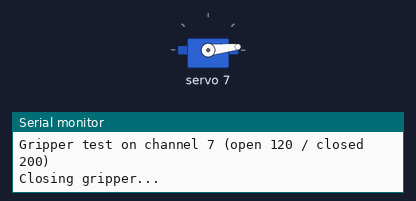
A sketch run on a simulated Arduino Uno, built with avr-gcc and run on an emulated ATmega328P. On the bench: servo, the last lines printed to the serial monitor.

Above: at 1.05 s.
At 1.35 s:
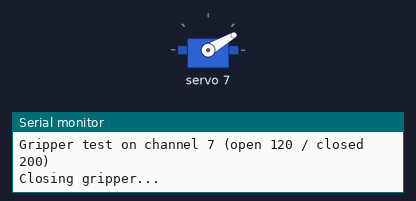
At 1.5 s:
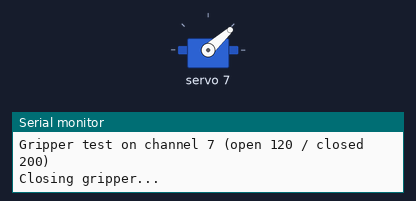
At 3.05 s:
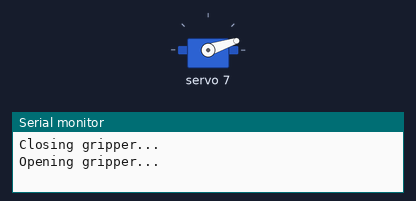
Timing chart, 0 to 8.9 s (numbered marks = the images above):
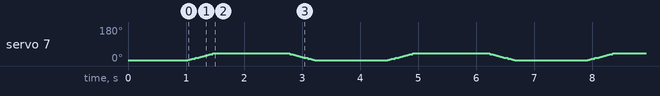

The sketch:

end_effector_test.ino
```cpp
/*
 * End Effector (Gripper) Test
 * Robotic Arm Pick and Place System
 *
 * Calibrated gripper:
 *   PCA9685 channel 7
 *   open   = 120 ticks
 *   closed = 200 ticks
 *
 * Only the verified 120-200 travel is used. Commanding beyond this range
 * makes the gripper servo stall and buzz.
 */

#include <Wire.h>
#include <Adafruit_PWMServoDriver.h>

Adafruit_PWMServoDriver pwm = Adafruit_PWMServoDriver(0x40);

#define GRIPPER_CHANNEL   7
#define GRIPPER_OPEN      120
#define GRIPPER_CLOSED    200

void setup() {
  Serial.begin(115200);
  pwm.begin();
  pwm.setOscillatorFrequency(27000000);
  pwm.setPWMFreq(50);
  Serial.println(F("Gripper test on channel 7 (open 120 / closed 200)"));
  pwm.setPWM(GRIPPER_CHANNEL, 0, GRIPPER_OPEN);
  delay(1000);
}

void loop() {
  Serial.println(F("Closing gripper..."));
  for (int p = GRIPPER_OPEN; p <= GRIPPER_CLOSED; p += 5) {
    pwm.setPWM(GRIPPER_CHANNEL, 0, p);
    delay(30);
  }
  delay(1200);

  Serial.println(F("Opening gripper..."));
  for (int p = GRIPPER_CLOSED; p >= GRIPPER_OPEN; p -= 5) {
    pwm.setPWM(GRIPPER_CHANNEL, 0, p);
    delay(30);
  }
  delay(1200);
}
```
